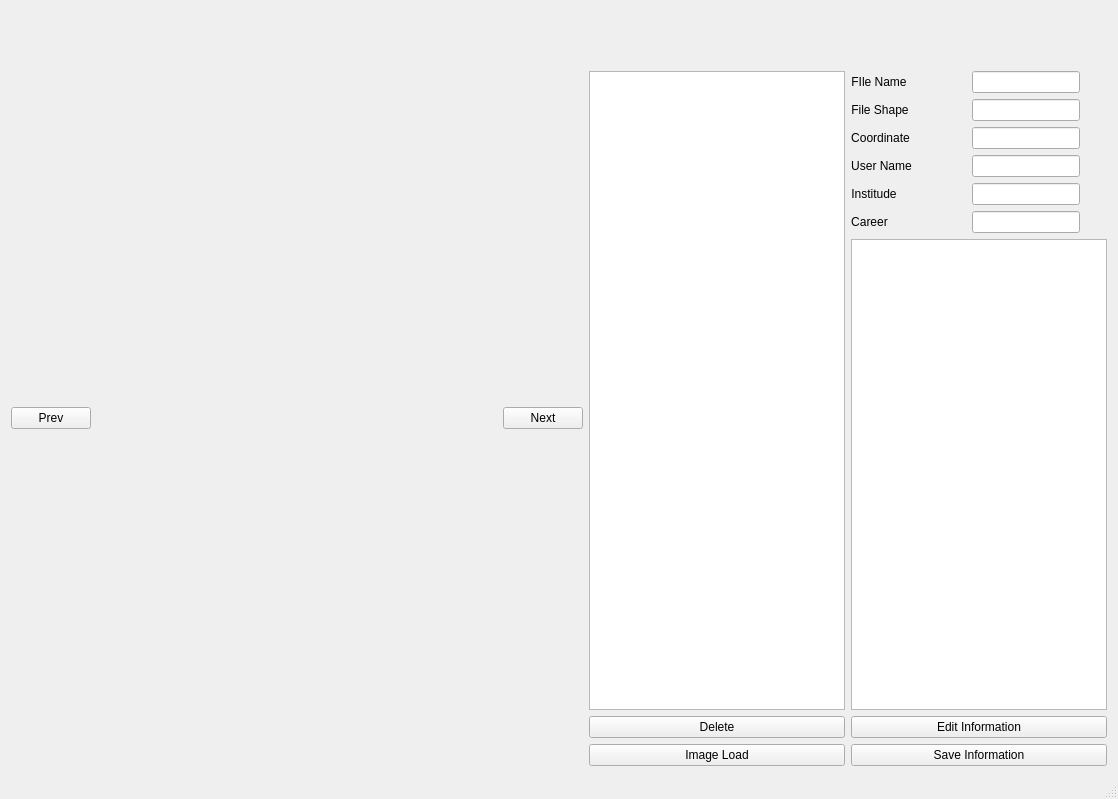
<?xml version="1.0" encoding="UTF-8"?>
<ui version="4.0">
 <class>Annotation_Tool_MainClass</class>
 <widget class="QMainWindow" name="Annotation_Tool_MainClass">
  <property name="geometry">
   <rect>
    <x>0</x>
    <y>0</y>
    <width>1118</width>
    <height>799</height>
   </rect>
  </property>
  <property name="sizePolicy">
   <sizepolicy hsizetype="Fixed" vsizetype="Fixed">
    <horstretch>0</horstretch>
    <verstretch>0</verstretch>
   </sizepolicy>
  </property>
  <property name="windowTitle">
   <string>Annotation_Tool_Main</string>
  </property>
  <widget class="QWidget" name="centralWidget">
   <property name="sizePolicy">
    <sizepolicy hsizetype="Maximum" vsizetype="Maximum">
     <horstretch>0</horstretch>
     <verstretch>0</verstretch>
    </sizepolicy>
   </property>
   <layout class="QGridLayout" name="gridLayout_2">
    <item row="1" column="0">
     <layout class="QHBoxLayout" name="horizontalLayout_2">
      <item>
       <widget class="QPushButton" name="btn_prev">
        <property name="sizePolicy">
         <sizepolicy hsizetype="Fixed" vsizetype="Fixed">
          <horstretch>0</horstretch>
          <verstretch>0</verstretch>
         </sizepolicy>
        </property>
        <property name="text">
         <string>Prev</string>
        </property>
       </widget>
      </item>
      <item>
       <widget class="QLabel" name="lbl_image">
        <property name="sizePolicy">
         <sizepolicy hsizetype="Ignored" vsizetype="Ignored">
          <horstretch>0</horstretch>
          <verstretch>0</verstretch>
         </sizepolicy>
        </property>
        <property name="text">
         <string/>
        </property>
       </widget>
      </item>
      <item>
       <widget class="QPushButton" name="btn_next">
        <property name="sizePolicy">
         <sizepolicy hsizetype="Fixed" vsizetype="Fixed">
          <horstretch>0</horstretch>
          <verstretch>0</verstretch>
         </sizepolicy>
        </property>
        <property name="text">
         <string>Next</string>
        </property>
       </widget>
      </item>
      <item>
       <layout class="QGridLayout" name="gridLayout">
        <item row="0" column="0">
         <widget class="QListWidget" name="list_lbl">
          <property name="sizePolicy">
           <sizepolicy hsizetype="Fixed" vsizetype="Expanding">
            <horstretch>0</horstretch>
            <verstretch>0</verstretch>
           </sizepolicy>
          </property>
         </widget>
        </item>
        <item row="2" column="0">
         <widget class="QPushButton" name="btn_loadImg">
          <property name="text">
           <string>Image Load</string>
          </property>
         </widget>
        </item>
        <item row="1" column="1">
         <widget class="QPushButton" name="btn_editInfo">
          <property name="text">
           <string>Edit Information</string>
          </property>
         </widget>
        </item>
        <item row="1" column="0">
         <widget class="QPushButton" name="btn_delLabel">
          <property name="text">
           <string>Delete</string>
          </property>
         </widget>
        </item>
        <item row="2" column="1">
         <widget class="QPushButton" name="btn_saveInfo">
          <property name="text">
           <string>Save Information</string>
          </property>
         </widget>
        </item>
        <item row="0" column="1">
         <layout class="QGridLayout" name="gridLayout_3">
          <item row="3" column="1">
           <widget class="QLineEdit" name="line_inputcoord">
            <property name="sizePolicy">
             <sizepolicy hsizetype="Fixed" vsizetype="Minimum">
              <horstretch>0</horstretch>
              <verstretch>0</verstretch>
             </sizepolicy>
            </property>
            <property name="readOnly">
             <bool>true</bool>
            </property>
           </widget>
          </item>
          <item row="6" column="0">
           <widget class="QLabel" name="label_6">
            <property name="sizePolicy">
             <sizepolicy hsizetype="Fixed" vsizetype="Minimum">
              <horstretch>0</horstretch>
              <verstretch>0</verstretch>
             </sizepolicy>
            </property>
            <property name="text">
             <string>Career</string>
            </property>
            <property name="alignment">
             <set>Qt::AlignmentFlag::AlignCenter</set>
            </property>
           </widget>
          </item>
          <item row="5" column="1">
           <widget class="QLineEdit" name="line_inputinstitude">
            <property name="sizePolicy">
             <sizepolicy hsizetype="Fixed" vsizetype="Minimum">
              <horstretch>0</horstretch>
              <verstretch>0</verstretch>
             </sizepolicy>
            </property>
            <property name="readOnly">
             <bool>true</bool>
            </property>
           </widget>
          </item>
          <item row="4" column="1">
           <widget class="QLineEdit" name="line_inputname">
            <property name="sizePolicy">
             <sizepolicy hsizetype="Fixed" vsizetype="Minimum">
              <horstretch>0</horstretch>
              <verstretch>0</verstretch>
             </sizepolicy>
            </property>
            <property name="readOnly">
             <bool>true</bool>
            </property>
           </widget>
          </item>
          <item row="1" column="1">
           <widget class="QLineEdit" name="line_inputfile">
            <property name="sizePolicy">
             <sizepolicy hsizetype="Fixed" vsizetype="Minimum">
              <horstretch>0</horstretch>
              <verstretch>0</verstretch>
             </sizepolicy>
            </property>
            <property name="readOnly">
             <bool>true</bool>
            </property>
           </widget>
          </item>
          <item row="3" column="0">
           <widget class="QLabel" name="label_3">
            <property name="sizePolicy">
             <sizepolicy hsizetype="Fixed" vsizetype="Minimum">
              <horstretch>0</horstretch>
              <verstretch>0</verstretch>
             </sizepolicy>
            </property>
            <property name="text">
             <string>Coordinate</string>
            </property>
            <property name="alignment">
             <set>Qt::AlignmentFlag::AlignCenter</set>
            </property>
           </widget>
          </item>
          <item row="2" column="0">
           <widget class="QLabel" name="label_2">
            <property name="sizePolicy">
             <sizepolicy hsizetype="Fixed" vsizetype="Minimum">
              <horstretch>0</horstretch>
              <verstretch>0</verstretch>
             </sizepolicy>
            </property>
            <property name="text">
             <string>File Shape</string>
            </property>
            <property name="alignment">
             <set>Qt::AlignmentFlag::AlignCenter</set>
            </property>
           </widget>
          </item>
          <item row="4" column="0">
           <widget class="QLabel" name="label_4">
            <property name="sizePolicy">
             <sizepolicy hsizetype="Fixed" vsizetype="Minimum">
              <horstretch>0</horstretch>
              <verstretch>0</verstretch>
             </sizepolicy>
            </property>
            <property name="text">
             <string>User Name</string>
            </property>
            <property name="alignment">
             <set>Qt::AlignmentFlag::AlignCenter</set>
            </property>
           </widget>
          </item>
          <item row="6" column="1">
           <widget class="QLineEdit" name="line_inputcareer">
            <property name="sizePolicy">
             <sizepolicy hsizetype="Fixed" vsizetype="Minimum">
              <horstretch>0</horstretch>
              <verstretch>0</verstretch>
             </sizepolicy>
            </property>
            <property name="readOnly">
             <bool>true</bool>
            </property>
           </widget>
          </item>
          <item row="2" column="1">
           <widget class="QLineEdit" name="line_inputshape">
            <property name="sizePolicy">
             <sizepolicy hsizetype="Fixed" vsizetype="Minimum">
              <horstretch>0</horstretch>
              <verstretch>0</verstretch>
             </sizepolicy>
            </property>
            <property name="readOnly">
             <bool>true</bool>
            </property>
           </widget>
          </item>
          <item row="1" column="0">
           <widget class="QLabel" name="label">
            <property name="sizePolicy">
             <sizepolicy hsizetype="Fixed" vsizetype="Minimum">
              <horstretch>0</horstretch>
              <verstretch>0</verstretch>
             </sizepolicy>
            </property>
            <property name="text">
             <string>FIle Name</string>
            </property>
            <property name="alignment">
             <set>Qt::AlignmentFlag::AlignCenter</set>
            </property>
           </widget>
          </item>
          <item row="5" column="0">
           <widget class="QLabel" name="label_5">
            <property name="sizePolicy">
             <sizepolicy hsizetype="Fixed" vsizetype="Minimum">
              <horstretch>0</horstretch>
              <verstretch>0</verstretch>
             </sizepolicy>
            </property>
            <property name="text">
             <string>Institude</string>
            </property>
            <property name="alignment">
             <set>Qt::AlignmentFlag::AlignCenter</set>
            </property>
           </widget>
          </item>
          <item row="7" column="0" colspan="2">
           <widget class="QListWidget" name="list_log">
            <property name="sizePolicy">
             <sizepolicy hsizetype="Fixed" vsizetype="Expanding">
              <horstretch>0</horstretch>
              <verstretch>0</verstretch>
             </sizepolicy>
            </property>
           </widget>
          </item>
         </layout>
        </item>
       </layout>
      </item>
     </layout>
    </item>
    <item row="0" column="0">
     <layout class="QHBoxLayout" name="horizontalLayout">
      <property name="sizeConstraint">
       <enum>QLayout::SizeConstraint::SetMaximumSize</enum>
      </property>
      <item>
       <layout class="QVBoxLayout" name="verticalLayout">
        <item>
         <widget class="QLabel" name="lbl_institution">
          <property name="frameShadow">
           <enum>QFrame::Shadow::Plain</enum>
          </property>
          <property name="text">
           <string/>
          </property>
          <property name="alignment">
           <set>Qt::AlignmentFlag::AlignCenter</set>
          </property>
         </widget>
        </item>
        <item>
         <widget class="QLabel" name="lbl_career">
          <property name="text">
           <string/>
          </property>
          <property name="alignment">
           <set>Qt::AlignmentFlag::AlignCenter</set>
          </property>
         </widget>
        </item>
        <item>
         <widget class="QLabel" name="lbl_name">
          <property name="text">
           <string/>
          </property>
          <property name="alignment">
           <set>Qt::AlignmentFlag::AlignCenter</set>
          </property>
         </widget>
        </item>
       </layout>
      </item>
      <item>
       <spacer name="horizontalSpacer">
        <property name="orientation">
         <enum>Qt::Orientation::Horizontal</enum>
        </property>
        <property name="sizeType">
         <enum>QSizePolicy::Policy::Minimum</enum>
        </property>
        <property name="sizeHint" stdset="0">
         <size>
          <width>40</width>
          <height>20</height>
         </size>
        </property>
       </spacer>
      </item>
     </layout>
    </item>
   </layout>
  </widget>
  <widget class="QStatusBar" name="statusBar"/>
 </widget>
 <layoutdefault spacing="6" margin="11"/>
 <resources>
  <include location="Annotation_Tool_Main.qrc"/>
 </resources>
 <connections/>
</ui>
